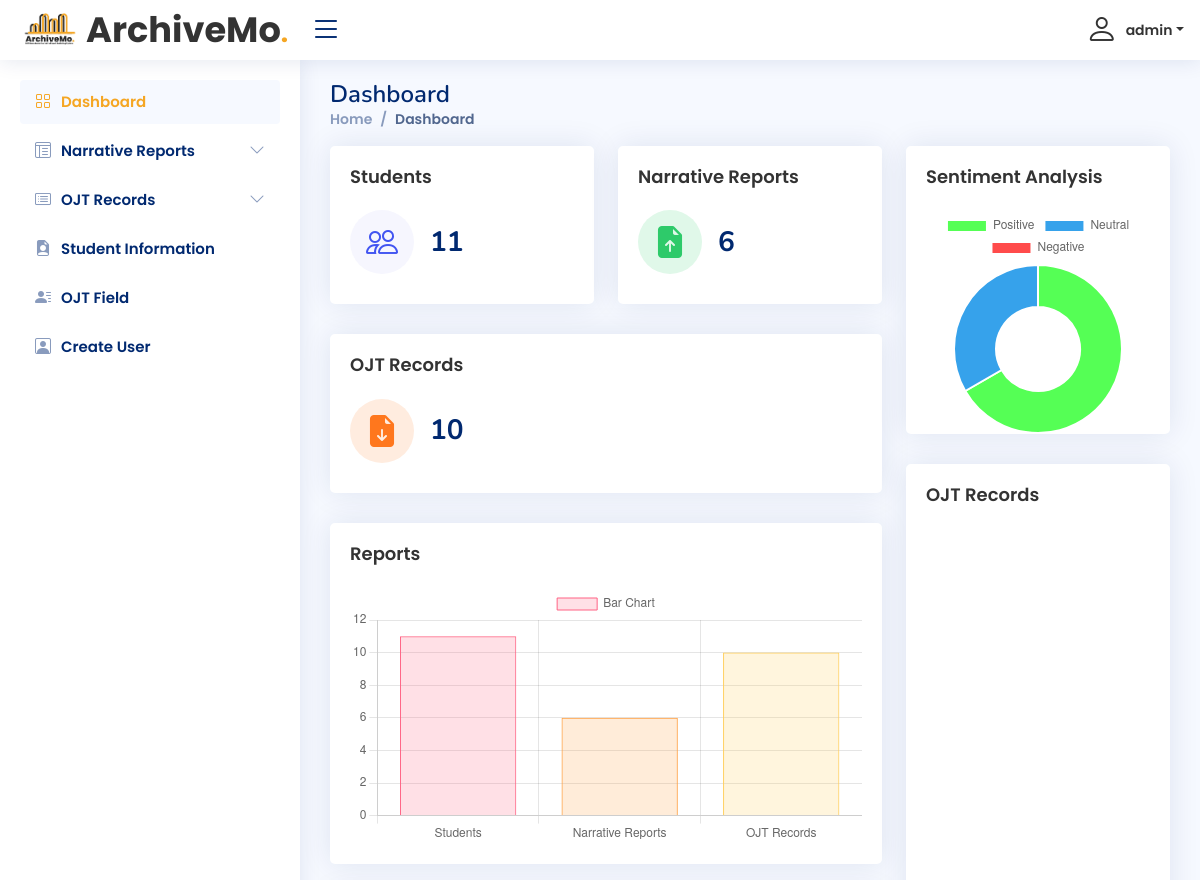
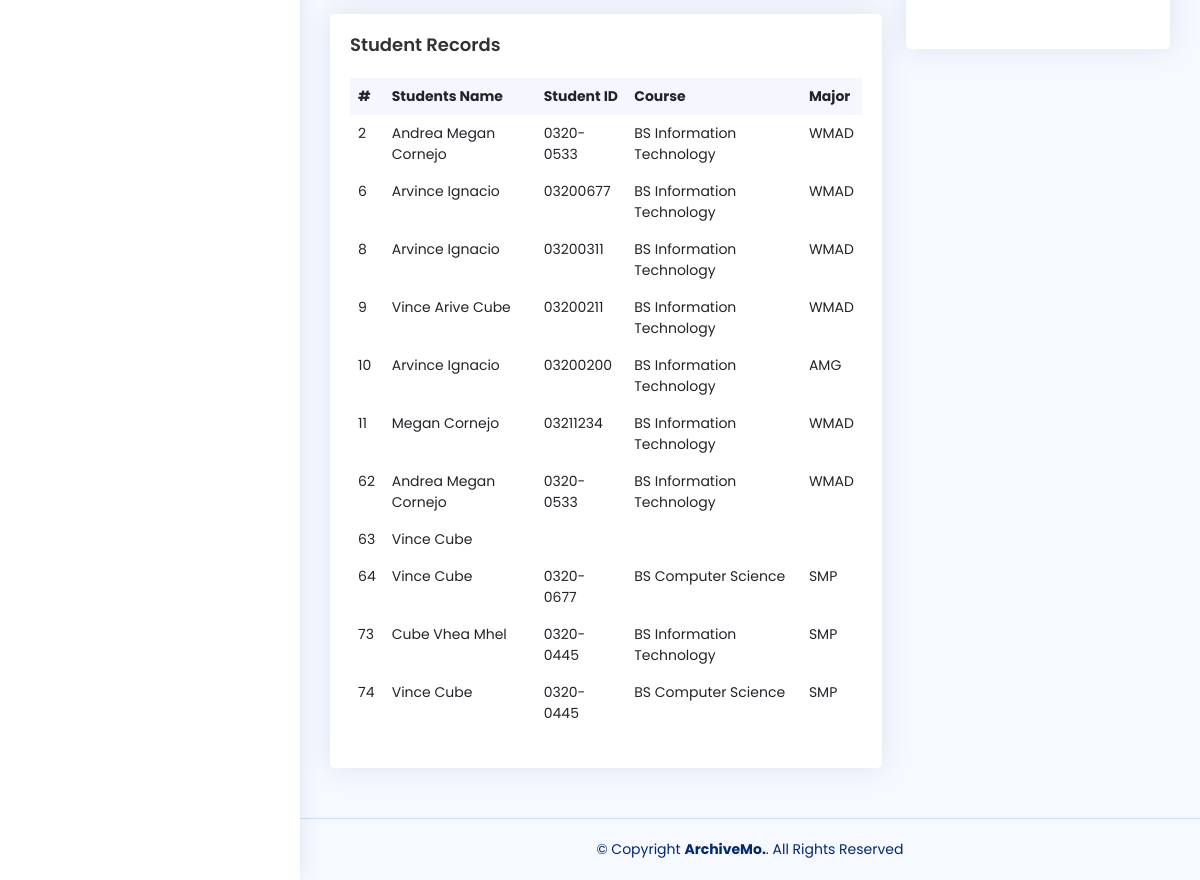
Screenshot of /admin/dashboard.php (signed in) with the database file from the repository (2 pictures, top to bottom).
### tables this page shows
CREATE TABLE `users` (
  `id` int(11) NOT NULL,
  `firstname` varchar(255) NOT NULL,
  `lastname` varchar(255) NOT NULL,
  `birthday` varchar(255) NOT NULL,
  `age` varchar(255) NOT NULL,
  `student_id` text NOT NULL,
  `course` varchar(255) NOT NULL,
  `specialization` varchar(255) NOT NULL,
  `address` varchar(255) NOT NULL,
  `contact` varchar(255) NOT NULL,
  `company` varchar(255) NOT NULL,
  `position` varchar(255) NOT NULL,
  `email` text NOT NULL,
  `password` varchar(255) NOT NULL,
  `profile` varchar(255) NOT NULL,
  `ver_code` text NOT NULL,
  `verified_at` datetime DEFAULT NULL
);

### admin/config.php (called while the page is built)
<?php
include 'dbconn.php';
	$count_all_users = "SELECT COUNT(*) as count FROM `users`";
    $result = mysqli_query($conn, $count_all_users);
    $row = mysqli_fetch_assoc($result);
    $total_users = $row['count'];
    $count_all_users_narrative = "SELECT COUNT(*) as count FROM `narrative`";
    $result = mysqli_query($conn, $count_all_users_narrative);
    $row = mysqli_fetch_assoc($result);
    $total_narrative = $row['count'];
    $count_all_users_records = "SELECT COUNT(*) AS count FROM (
        SELECT * FROM `records`
        UNION ALL
        SELECT * FROM `concent`
        UNION ALL
        SELECT * FROM `medical`
        UNION ALL
        SELECT * FROM `ojt_id`
        UNION ALL
        SELECT * FROM `moa`
        UNION ALL
        SELECT * FROM `contract`
    ) AS combined_tables";
    $result = mysqli_query($conn, $count_all_users_records);
    if ($result) {
        $row = mysqli_fetch_assoc($result);
        $total_records = $row['count'];
    }
    $count_all_users_waiver = "SELECT COUNT(waiver) as count FROM `records`";
    $result = mysqli_query($conn, $count_all_users_waiver);
    $row = mysqli_fetch_assoc($result);
    $total_waiver = $row['count'];
    $count_all_users_concent = "SELECT COUNT(concent) as count FROM `concent`";
    $result = mysqli_query($conn, $count_all_users_concent);
    $row = mysqli_fetch_assoc($result);
    $total_concent = $row['count'];
    $count_all_users_id = "SELECT COUNT(ojt_id) as count FROM `ojt_id`";
    $result = mysqli_query($conn, $count_all_users_id);
    $row = mysqli_fetch_assoc($result);
    $total_ojt_id = $row['count'];
    $count_all_users_contract = "SELECT COUNT(contract) as count FROM `contract`";
    $result = mysqli_query($conn, $count_all_users_contract);
    $row = mysqli_fetch_assoc($result);
    $total_contract = $row['count'];
    $count_all_users_medical = "SELECT COUNT(medical_cert) as count FROM `medical`";
    $result = mysqli_query($conn, $count_all_users_medical);
    $row = mysqli_fetch_assoc($result);
    $total_medical = $row['count'];
    $count_all_users_moa = "SELECT COUNT(moa) as count FROM `moa`";
    $result = mysqli_query($conn, $count_all_users_moa);
    $row = mysqli_fetch_assoc($result);
    $total_moa = $row['count'];
    $count_all_users_sentiment = "SELECT COUNT(*) AS count FROM `narrative` WHERE sentiment_result = 'positive'";
    $result = mysqli_query($conn, $count_all_users_sentiment);
    $row = mysqli_fetch_assoc($result);
    $total_positive = $row['count'];
    $count_all_users_sentiment_negative = "SELECT COUNT(*) AS count FROM `narrative` WHERE sentiment_result = 'negative'";
    $result = mysqli_query($conn, $count_all_users_sentiment_negative);
    $row = mysqli_fetch_assoc($result);
    $total_negative = $row['count'];
    $count_all_users_sentiment_neutral = "SELECT COUNT(*) AS count FROM `narrative` WHERE sentiment_result = 'neutral'";
    $result = mysqli_query($conn, $count_all_users_sentiment_neutral);
    $row = mysqli_fetch_assoc($result);
    $total_neutral = $row['count'];
?>

### admin/dashboard.php (the view, shortened to what this page needs)
<?php
include 'dbconn.php';
?>
<!DOCTYPE html>
<html lang="en">
<head>
  <link href="assets/vendor/bootstrap/css/bootstrap.min.css" rel="stylesheet">
  <link href="assets/vendor/bootstrap-icons/bootstrap-icons.css" rel="stylesheet">
  <link href="assets/vendor/boxicons/css/boxicons.min.css" rel="stylesheet">
  <link href="assets/vendor/quill/quill.snow.css" rel="stylesheet">
  <link href="assets/vendor/quill/quill.bubble.css" rel="stylesheet">
  <link href="assets/vendor/remixicon/remixicon.css" rel="stylesheet">
  <link href="assets/vendor/simple-datatables/style.css" rel="stylesheet">
  <link href="assets/css/style.css" rel="stylesheet">
</head>
<body>
  <header id="header" class="header fixed-top d-flex align-items-center">
    <div class="d-flex align-items-center justify-content-between">
      <a href="admin-index.php" class="logo d-flex align-items-center">
        <img src="img/logo3.png" alt="" style="width: auto; height: 60px">
        <span class="logo-name">ArchiveMo<span style="color: #F5A623; font-family: Poppins, sans-serif">.</span></span>
      </a>
      <i class="bi bi-list toggle-sidebar-btn"></i>
    </div>
    <nav class="header-nav ms-auto">
      <ul class="d-flex align-items-center">
        <li class="nav-item dropdown pe-3">
          <a class="nav-link nav-profile d-flex align-items-center pe-0" href="#" data-bs-toggle="dropdown">
          <?php
$email = $_SESSION['useremail'];
$result = mysqli_query($conn, "SELECT * FROM admin WHERE username ='$email'");
while($row = mysqli_fetch_array($result)){
?>
          <i class="bi bi-person" style="font-size: 2rem;"></i>
            <span class="d-none d-md-block dropdown-toggle ps-2"><?php echo $row["username"]; ?></span>
          </a>
              <?php
}
?>
        </li>
      </ul>
    </nav>
  </header>
  <aside id="sidebar" class="sidebar">
    <ul class="sidebar-nav" id="sidebar-nav">
      <li class="nav-item">
        <a class="nav-link " href="admin-index.php">
          <i class="bi bi-grid"></i>
          <span>Dashboard</span>
        </a>
      </li>
      <li class="nav-item">
        <a class="nav-link collapsed" data-bs-target="#tables-nav"  href="narrative-dashboard.php">
          <i class="bi bi-layout-text-window-reverse"></i><span>Narrative Reports</span><i class="bi bi-chevron-down ms-auto"></i>
        </a>
      </li>
      <li class="nav-item">
        <a class="nav-link collapsed" data-bs-target="#charts-nav"  href="ojt-dashboard.php">
        <i class="bi bi-card-list"></i><span>OJT Records</span><i class="bi bi-chevron-down ms-auto"></i>
        </a>
      </li>
      <li class="nav-item">
        <a class="nav-link collapsed" data-bs-target="#tables-nav" href="student_info.php">
        <i class="bi bi-file-earmark-person-fill"></i><span>Student Information</span>
        </a>
      </li>
      <li class="nav-item">
                <a class="nav-link collapsed" data-bs-target="#tables-nav" href="ojt-field.php">
                <i class="bi bi-person-lines-fill"></i><span>OJT Field</span>
                </a>
            </li>
      <li class="nav-item">
                <a class="nav-link collapsed" data-bs-target="#tables-nav" href="create-student.php">
                    <i class="bi bi-person-square"></i><span>Create User</span>
                </a>
            </li>
    </ul>
  </aside>
  <main id="main" class="main">
    <div class="pagetitle">
      <h1>Dashboard</h1>
      <nav>
        <ol class="breadcrumb">
          <li class="breadcrumb-item"><a href="admin-index.php">Home</a></li>
          <li class="breadcrumb-item active">Dashboard</li>
        </ol>
      </nav>
    </div>
<?php
 include 'config.php';
?>
    <section class="section dashboard">
      <div class="row">
        <div class="col-lg-8">
          <div class="row">
            <div class="col-xxl-4 col-md-6">
              <div class="card info-card sales-card">
                <div class="card-body">
                  <h5 class="card-title">Students</h5>
                  <div class="d-flex align-items-center">
                    <div class="card-icon rounded-circle d-flex align-items-center justify-content-center">
                      <i class="bi bi-people"></i>
                    </div>
                    <div class="ps-3">
                      <h6><?php echo $total_users; ?></h6>
                    </div>
                  </div>
                </div>
              </div>
            </div>
            <div class="col-xxl-4 col-md-6">
              <div class="card info-card revenue-card">
                <div class="card-body">
                  <h5 class="card-title">Narrative Reports</h5>
                  <div class="d-flex align-items-center">
                    <div class="card-icon rounded-circle d-flex align-items-center justify-content-center">
                      <i class="bi bi-file-earmark-arrow-up-fill"></i>
                    </div>
                    <div class="ps-3">
                      <h6><?php echo $total_narrative; ?></h6>
                    </div>
                  </div>
                </div>
              </div>
            </div>
            <div class="col-xxl-4 col-xl-12">
              <div class="card info-card customers-card">
                <div class="card-body">
                  <h5 class="card-title">OJT Records</h5>
                  <div class="d-flex align-items-center">
                    <div class="card-icon rounded-circle d-flex align-items-center justify-content-center">
                      <i class="bi bi-file-earmark-arrow-down-fill"></i>
                    </div>
                    <div class="ps-3">
                      <h6><?php echo $total_records; ?></h6>
                    </div>
                  </div>
                </div>
              </div>
            </div>
            <div class="col-12">
              <div class="card">
                <div class="card-body">
                  <h5 class="card-title">Reports</h5>
                  <canvas id="barChart" style="max-height: 400px;"></canvas>
              <script>
                document.addEventListener("DOMContentLoaded", () => {
                  new Chart(document.querySelector('#barChart'), {
                    type: 'bar',
                    data: {
                      labels: ['Students', 'Narrative Reports', 'OJT Records'],
                      datasets: [{
                        label: 'Bar Chart',
                        data: [<?php echo $total_users; ?>, <?php echo $total_narrative; ?>, <?php echo $total_records; ?>],
                        backgroundColor: [
                          'rgba(255, 99, 132, 0.2)',
                          'rgba(255, 159, 64, 0.2)',
                          'rgba(255, 205, 86, 0.2)',
                          'rgba(75, 192, 192, 0.2)',
                          'rgba(54, 162, 235, 0.2)',
                          'rgba(153, 102, 255, 0.2)',
                          'rgba(201, 203, 207, 0.2)'
                        ],
                        borderColor: [
                          'rgb(255, 99, 132)',
                          'rgb(255, 159, 64)',
                          'rgb(255, 205, 86)',
                          'rgb(75, 192, 192)',
                          'rgb(54, 162, 235)',
                          'rgb(153, 102, 255)',
                          'rgb(201, 203, 207)'
                        ],
                        borderWidth: 1
                      }]
                    },
                    options: {
                      scales: {
                        y: {
                          beginAtZero: true
                        }
                      }
                    }
                  });
                });
              </script>
                </div>
              </div>
            </div>
            <div class="col-12">
              <div class="card recent-sales overflow-auto">
                <div class="card-body">
                  <h5 class="card-title">Student Records</h5>
                  <table class="table table-borderless datatable">
                    <thead>
                    <tr>
                      <th>#</th>
                      <th>Students Name</th>
                      <th>Student ID</th>
                      <th>Course</th>
                      <th>Major</th>
                    </tr>
                    </thead>
                    <tbody>
                    <?php
                          $result = mysqli_query($conn, "SELECT * FROM users");
                          while($row = mysqli_fetch_array($result)){
                          ?>
                      <tr>
                        <td scope="row"><?php echo $row["id"]; ?></td>
                        <td><?php echo $row["firstname"] ." ". $row["lastname"]; ?></td>
                        <td><?php echo $row["student_id"]; ?></td>
                        <td><?php echo $row["course"]; ?></td>
                        <td><?php echo $row["specialization"]; ?></td>
                      </tr>
                      <?php
                          }
                          ?>
                    </tbody>
                 </table>
                </div>
              </div>
            </div>
          </div>
        </div>
        <div class="col-lg-4">
          <div class="card">
            <div class="card-body pb-0">
              <h5 class="card-title">Sentiment Analysis</h5>
              <canvas id="doughnutChart" style="max-height: 400px;"></canvas>
              <script>
                document.addEventListener("DOMContentLoaded", () => {
                  new Chart(document.querySelector('#doughnutChart'), {
                    type: 'doughnut',
                    data: {
                      labels: [
                        'Positive',
                        'Neutral',
                        'Negative'
                      ],
                      datasets: [{
                        label: 'Sentiment Result',
                        data: [<?php echo $total_positive; ?>, <?php echo $total_neutral; ?>, <?php echo $total_negative; ?>],
                        backgroundColor: [
                          'rgb(85, 255, 85)',
                          'rgb(54, 162, 235)',
                          'rgb(255, 75, 75)'
                        ],
                        hoverOffset: 4
                      }]
                    }
                  });
                });
              </script>
            </div>
          </div>
          <div class="card">
            <div class="card-body pb-0">
            <h5 class="card-title">OJT Records</h5>
            <div id="barChartrecord" style="min-height: 400px;" class="echart"></div>
              <script>
                document.addEventListener("DOMContentLoaded", () => {
                  echarts.init(document.querySelector("#barChartrecord")).setOption({
                    xAxis: {
                      type: 'category',
                      data: ['Wai', 'Con', 'Cont', 'S_ID', 'Med', 'MOA']//change to ojt records
                    },
                    yAxis: {
                      type: 'value'
                    },
                    series: [{
                      data: [<?php echo $total_waiver;?>, <?php echo $total_concent;?>, <?php echo $total_ojt_id;?>, <?php echo $total_contract;?>, <?php echo $total_medical;?>, <?php echo $total_moa;?>],
                      type: 'bar'
                    }]
                  });
                });
              </script>
              </div>
            </div>
        </div>
      </div>
    </section>
  </main>
  <footer id="footer" class="footer">
    <div class="copyright">
      &copy; Copyright <strong><span>ArchiveMo.</span></strong>. All Rights Reserved
    </div>
  </footer>
</body>
</html>

### rows the page displays
users: id "2", firstname "Andrea Megan", lastname "Cornejo", student "0320-0533", course "BS Information Technology", specialization "WMAD"
users: id "6", firstname "Arvince", lastname "Ignacio", student "03200677", course "BS Information Technology", specialization "WMAD"
users: id "8", firstname "Arvince", lastname "Ignacio", student "03200311", course "BS Information Technology", specialization "WMAD"
users: id "9", firstname "Vince Arive", lastname "Cube", student "03200211", course "BS Information Technology", specialization "WMAD"
users: id "10", firstname "Arvince", lastname "Ignacio", student "03200200", course "BS Information Technology", specialization "AMG"
users: id "11", firstname "Megan", lastname "Cornejo", student "03211234", course "BS Information Technology", specialization "WMAD"
users: id "62", firstname "Andrea Megan", lastname "Cornejo", student "0320-0533", course "BS Information Technology", specialization "WMAD"
users: id "63", firstname "Vince", lastname "Cube"
users: id "64", firstname "Vince", lastname "Cube", student "0320-0677", course "BS Computer Science", specialization "SMP"
users: id "73", firstname "Cube", lastname "Vhea Mhel", student "0320-0445", course "BS Information Technology", specialization "SMP"
users: id "74", firstname "Vince", lastname "Cube", student "0320-0445", course "BS Computer Science", specialization "SMP"

### other values shown
$row["username"] "admin"
$total_users "11"
$total_narrative "6"
$total_records "10"
chart data {{ $total_users }} 11
chart data {{ $total_narrative }} 6
chart data {{ $total_records }} 10
chart data {{ $total_positive }} 4
